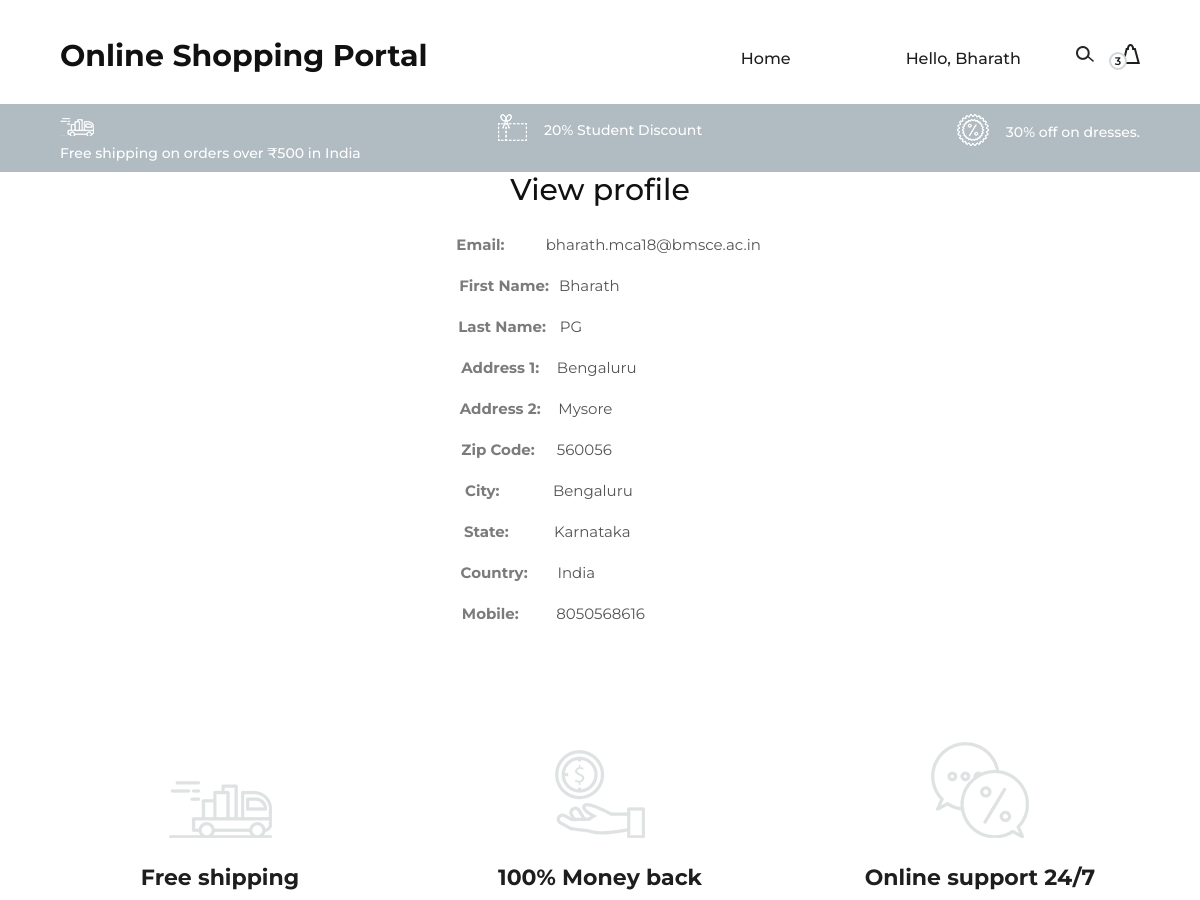
/account/profile/view (signed in, upper part), run on an earlier commit of the app's database.
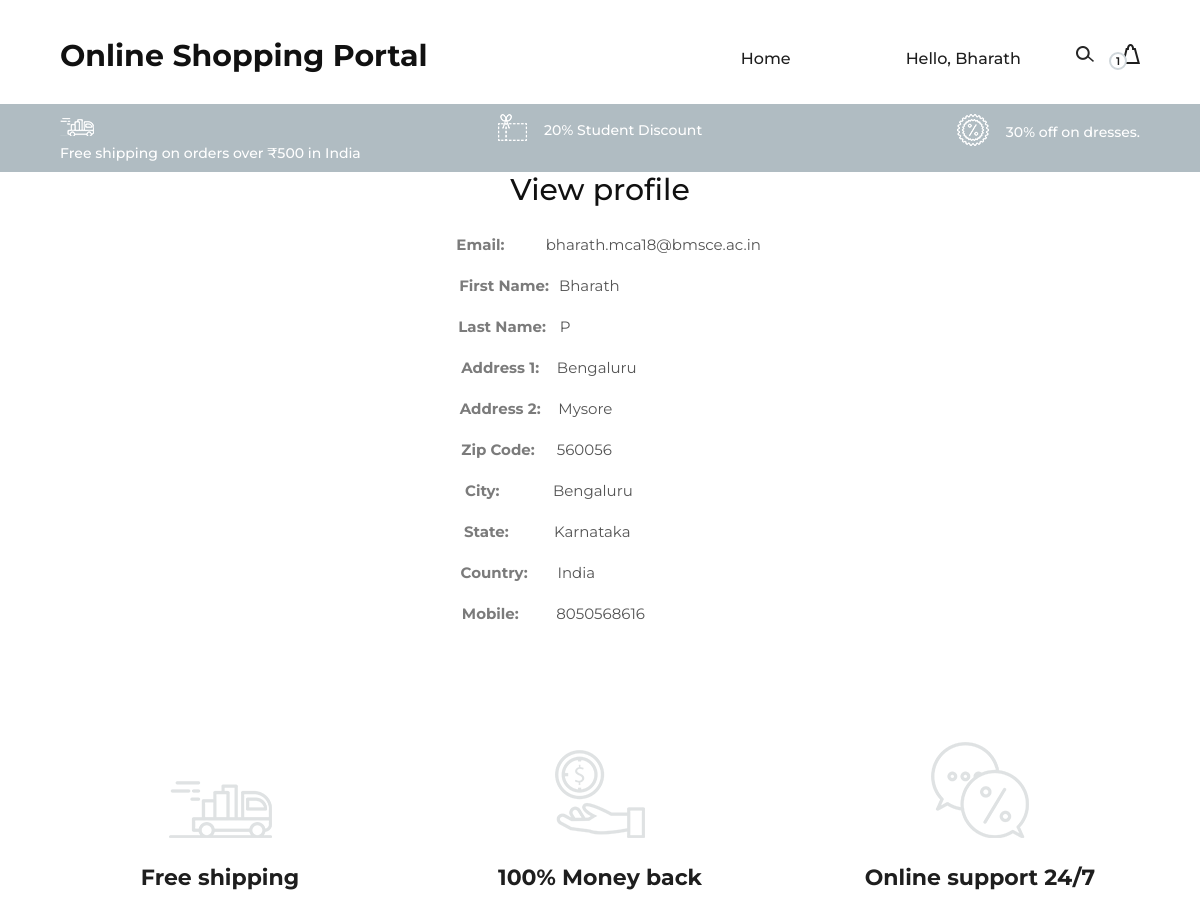
And on a later commit of the database.
### tables this page shows
CREATE TABLE users 
		(userId INTEGER PRIMARY KEY, 
		password TEXT,
		email TEXT,
		firstName TEXT,
		lastName TEXT,
		address1 TEXT,
		address2 TEXT,
		zipcode TEXT,
		city TEXT,
		state TEXT,
		country TEXT, 
		phone TEXT
		);

### main.py (the view)
@app.route("/account/profile/view")
def viewProfile():
    if 'email' not in session:
        return redirect(url_for('root'))
    loggedIn, firstName, noOfItems = getLoginDetails()
    with sqlite3.connect('database.db') as conn:
        cur = conn.cursor()
        cur.execute("SELECT userId, email, firstName, lastName, address1, address2, zipcode, city, state, country, phone FROM users WHERE email = ?", (session['email'], ))
        profileData = cur.fetchone()
    conn.close()
    return render_template("viewProfile.html", profileData=profileData, loggedIn=loggedIn, firstName=firstName, noOfItems=noOfItems)

### main.py (called while the page is built)
def getLoginDetails():
    with sqlite3.connect('database.db') as conn:
        cur = conn.cursor()
        if 'email' not in session:
            loggedIn = False
            firstName = ''
            noOfItems = 0
        else:
            loggedIn = True
            cur.execute("SELECT userId, firstName FROM users WHERE email = ?", (session['email'], ))
            userId, firstName = cur.fetchone()
            cur.execute("SELECT count(productId) FROM kart WHERE userId = ?", (userId, ))
            noOfItems = cur.fetchone()[0]
    conn.close()
    return (loggedIn, firstName, noOfItems)

### templates/viewProfile.html (shortened to what the changed rows need)
<!DOCTYPE HTML>
<html>
<head>
<head>
    <link rel="stylesheet" href={{ url_for('static', filename="bharath/css/bootstrap.min.css")}} type="text/css" />
    <link rel="stylesheet" href={{ url_for('static', filename="bharath/css/font-awesome.min.css")}} type="text/css" />
    <link rel="stylesheet" href={{ url_for('static', filename="bharath/css/nice-select.css")}} type="text/css"/>
    <link rel="stylesheet" href={{ url_for('static', filename="bharath/css/owl.carousel.min.css")}} type="text/css"/>
    <link rel="stylesheet" href={{ url_for('static', filename="bharath/css/magnific-popup.css")}} type="text/css"/>
    <link rel="stylesheet" href={{ url_for('static', filename="bharath/css/slicknav.min.css")}} type="text/css"/>
    <link rel="stylesheet" href={{ url_for('static', filename="bharath/css/style.css")}} type="text/css"/>
</head>
<body>
    <header class="header-section">
        <div class="container-fluid">
            <div class="inner-header">
                <div class="header-right">
                    <a href="/cart"><img src={{ url_for('static', filename="bharath/img/icons/bag.png" )}} alt=""/>
                        <span>{{noOfItems}}</span>
                    </a>
                </div>
                {% if not loggedIn %}
                <div class="user-access">
                    <a href="/loginForm" >Sign in</a>
                </div>
                {% else %}
                    <div>
                        <nav class="main-menu mobile-menu">
                            <ul>
                                <li><a href="">Hello, {{firstName}}</a>
                            </li>
                        </ul>
                    </nav>
                    </div>
                    {% endif %}
            </div>
        </div>
    </header>
</body>
	<body>
<center>
<div class="display" >
	<h3>View profile</h3><br>
    <form action="/updateProfile" method="POST">
		<p><b style="padding-left: 50px;">Email:</b>&nbsp;&nbsp;&nbsp;&nbsp;&nbsp;&nbsp;&nbsp;&nbsp;&nbsp;&nbsp;<input type="email" style=" background: none; border-top-style: hidden;	border-right-style: hidden;
			border-left-style: hidden; border-bottom-style:hidden ; width: 250px; " name="email"  value={{profileData[1]}} disabled ></p>
		<p><b>First Name:</b>&nbsp;&nbsp;<input type="text"  name="firstName" style="border-top-style: hidden;	border-right-style: hidden;
			border-left-style: hidden; border-bottom-style:hidden ; background: none;" value={{profileData[2]}} disabled></p>
		<p><b>Last Name:</b> &nbsp;&nbsp;<input type="text" name="lastName" style="border-top-style: hidden;	border-right-style: hidden;
			border-left-style: hidden; border-bottom-style:hidden ; background: none;" value={{profileData[3]}} disabled></p>
		<p><b>Address 1:</b> &nbsp;&nbsp;&nbsp;<input type="text" name="address1" style="border-top-style: hidden;	border-right-style: hidden;
			border-left-style: hidden; border-bottom-style:hidden ; background: none;" value={{profileData[4]}} disabled></p>
		<p><b>Address 2:</b> &nbsp;&nbsp;&nbsp;<input type="text" name="address2" style="border-top-style: hidden;	border-right-style: hidden;
			border-left-style: hidden; border-bottom-style:hidden ; background: none;" value={{profileData[5]}} disabled></p>
		<p><b>Zip Code: </b>&nbsp;&nbsp;&nbsp;&nbsp;<input type="text" name="zipcode" style="border-top-style: hidden;	border-right-style: hidden;
			border-left-style: hidden; border-bottom-style:hidden ; background: none;" value={{profileData[6]}} disabled></p>
		<p><b>City: </b>&nbsp;&nbsp;&nbsp;&nbsp;&nbsp;&nbsp;&nbsp;&nbsp;&nbsp;&nbsp;&nbsp;&nbsp;<input type="text" style="border-top-style: hidden;	border-right-style: hidden;
			border-left-style: hidden; border-bottom-style:hidden ; background: none;" name="city" value={{profileData[7]}} disabled></p>
		<p><b>State:</b> &nbsp;&nbsp;&nbsp;&nbsp;&nbsp;&nbsp;&nbsp;&nbsp;&nbsp;&nbsp;<input type="text" name="state" style="border-top-style: hidden;	border-right-style: hidden;
			border-left-style: hidden; border-bottom-style:hidden ; background: none;" value={{profileData[8]}} disabled></p>
		<p><b>Country: </b>&nbsp;&nbsp;&nbsp;&nbsp;&nbsp;&nbsp;<input type="text" style="border-top-style: hidden;	border-right-style: hidden;
			border-left-style: hidden; border-bottom-style:hidden ; background: none;" name="country" value={{profileData[9]}} disabled></p>
		<p><b>Mobile:</b>&nbsp;&nbsp;&nbsp;&nbsp;&nbsp;&nbsp;&nbsp;&nbsp; <input type="text" style="border-top-style: hidden;	border-right-style: hidden;
			border-left-style: hidden; border-bottom-style:hidden ; background: none;" name="phone" value={{profileData[10]}} disabled></p>
	</form>
</div></center>
</body>
</html>

What changed in the data, as far as the page shows it:
changed users "Bharath": lastName "PG" → "P"
Also different on the page:
{{ noOfItems }}: "3" → "1"
